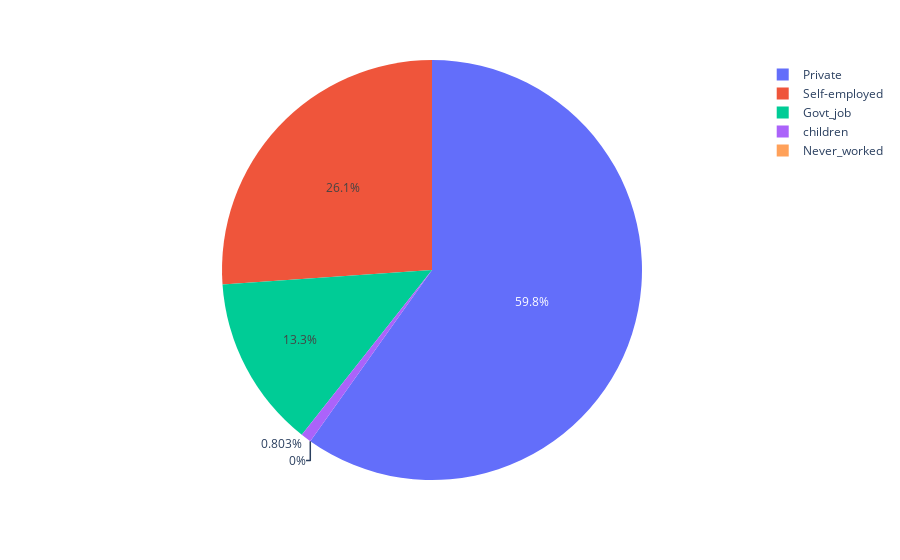

Notebook code cell kept with this figure:
### Code cell
px.pie(heart_stroke, values='stroke', names="work_type")

### Figure 1 — Plotly figure (JSON) as saved in the notebook; plotly's stock layout.template omitted (floating-point values rounded to 4 significant figures; data arrays with more than 128 entries replaced by an {"elided": "..."} marker saying what was removed)
{"data": [{"domain": {"x": [0, 1], "y": [0, 1]}, "hovertemplate": "work_type=%{label}<br>stroke=%{value}<extra></extra>", "labels": {"elided": "5110 str values"}, "legendgroup": "", "name": "", "showlegend": true, "type": "pie", "values": {"elided": "5110 int values"}}], "layout": {"legend": {"tracegroupgap": 0}, "margin": {"t": 60}}}
